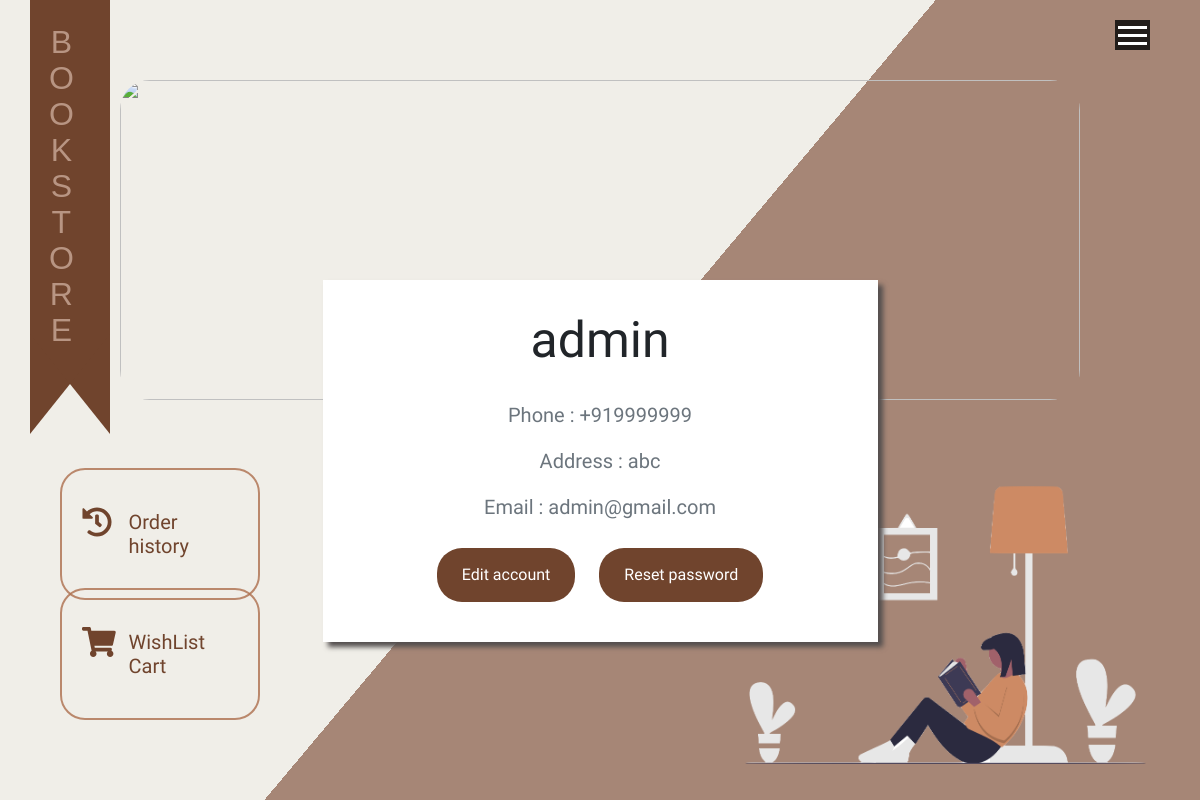
Page /account (signed in) on the committed database.
### main/models.py (models this page shows, shortened)
class User(db.Model, UserMixin):
    id = db.Column(db.Integer, primary_key=True)
    name = db.Column(db.String(20), nullable=False)
    phone = db.Column(db.String(15), nullable=False)
    address = db.Column(db.String(120), nullable=False)
    email = db.Column(db.String(120), unique=True, nullable=False)
    password = db.Column(db.String(60), nullable=False)
    is_admin = db.Column(db.Boolean , default= False)
    order = db.relationship('Orders',backref='user',lazy=True)

### main/routes.py (the view, shortened to what this page needs)
@app.route("/account", methods=['GET', 'POST'])
@login_required
def account():
    form1 = UpdateAccountForm()
    form2 = ResetPasswordForm()
    if form1.validate_on_submit():
        current_user.name = form1.name.data
        current_user.phone = form1.phone.data
        current_user.address = form1.address.data
        current_user.email = form1.email.data
        db.session.commit()
        flash('Your account has been updated!', 'success')
        return redirect(url_for('account'))
    elif request.method == 'GET':
        form1.name.data = current_user.name
        form1.email.data = current_user.email
        form1.phone.data = current_user.phone
        form1.address.data = current_user.address
    return render_template('account.html', title='Account', account_form=form1, password_form =form2)

### main/models.py (called while the page is built)
@login_manager.user_loader
def load_user(user_id):
    return User.query.get(int(user_id))

### main/templates/account.html (shortened to what this page needs)
{% extends "base.html" %}
{% block head %}
<link rel="stylesheet" href="{{url_for('static', filename='css/account.css')}}">
{% endblock %}
{% block content %}
<aside>
</aside>
<h1 class="vertical-text">Bookstore</h1>
<div class="two container-fluid">
    <img src="../static/img/contact.png" style="position: absolute; bottom: 0vh; right: 0vw; height: 350px;" alt="">
    <img src="https://images.unsplash.com/photo-1507842217343-583bb7270b66?ixlib=rb-1.2.1&ixid=MnwxMjA3fDB8MHxwaG90by1wYWdlfHx8fGVufDB8fHx8&auto=format&fit=crop&w=2190&q=80"
        style="height: 40vh; width: 80vw; position: absolute; top: 10vh; left: 10vw; object-fit: cover;border-radius: 30px;"
        alt="">
    <div class="content-section container" style="text-align: center; padding-top: 35vh;">
        <div class="container col-lg-6"
            style="background-color: white; padding: 30px; box-shadow: 5px 5px 5px #534e4e;">
            <div class="media-body">
                <h2 class="account-heading">{{ current_user.name }}</h2>
                <p class="text-secondary">Phone : {{ current_user.phone }}</p>
                <p class="text-secondary">Address : {{ current_user.address }}</p>
                <p class="text-secondary">Email : {{ current_user.email }}</p>
            </div>
            <button class="btn btn-dark" onclick="Updateaccountfunction()">Edit account</button>
            <button class="btn btn-dark" onclick="UpdatePasswordfunction()">Reset password</button>
        </div>
    </div>
    <a href="{{ url_for('order_list') }}" class="anchor_div">
    <div class="container col-lg-2" style="position: absolute; left: 5%; bottom: 25%; padding: 30px 20px; border: 2px solid #af7352d2; border-radius: 25px;">
            <div class="row">
                <div class="col-lg-3 social-icon"><i class="fas fa-history"></i></div>
                <div class="col-lg-9"><h5 style="margin: 10px 0;">Order history</h5></div>
            </div>
        </div>
    </a>
    <a href="#" class="anchor_div">
    <div class="container col-lg-2" style="position: absolute; left: 5%; bottom: 10%; padding: 30px 20px; border: 2px solid #af7352d2; border-radius: 25px;">
        <div class="row">
            <div class="col-lg-3 social-icon"><i class="fas fa-shopping-cart"></i></div>
            <div class="col-lg-9"><h5 style="margin: 10px 0;">WishList Cart</h5></div>
        </div>
    </div>
</a>
</div>
{% endblock content %}

### main/static/css/styles.css (style rules this page uses)
* { margin: 0; padding: 0; }
body { font-family:'Ubuntu'; }

### main/static/css/account.css (style rules this page uses)
.two { background-color: #f0eee8; background-image: -webkit-linear-gradient(140deg, #a68676 50%, #f0eee8 35%); height: 100vh; }
.btn { background-color: #70442d; border: none; border-radius: 25px; padding: 15px 25px; margin: 10px; }
.account-heading { font-size: 50px; margin-bottom: 30px; }
.text-secondary { font-size: 20px; font-family: 'Exo', sans-serif; }
.social-icon { color: #70442d; text-align: center; font-size: 30px; }
.anchor_div { color: #70442d; text-decoration: none; }
aside { width: 10px; background: #70442d; position: absolute; top: 0; left: 30px; min-height: 50%; z-index: 0; margin: -1em auto 75px auto; }
aside:before, aside:after { content: ''; display: block; border: 40px solid transparent; border-top-width: 50px; border-bottom-width: 50px; position: absolute; bottom: -50px; z-index: -1; }
aside:before { border-left-color: #70442d; left: 0; }
aside:after { border-right-color: #70442d; right: 0; }
@media (min-width: 500px) { aside { float: left; width: 80px; } }
@media (min-width: 500px) { aside { margin-bottom: 0; } }
.vertical-text { position: absolute; left: 3.5vw; top: 3vh; font-family: sans-serif; font-size: 2em; color:#b89583; text-transform: uppercase; text-orientation: upright; text-align: start; writing-mode: vertical-lr; }

### rows in the picture
User: name "admin", phone "+919999999", address "abc", email "admin@gmail.com"
